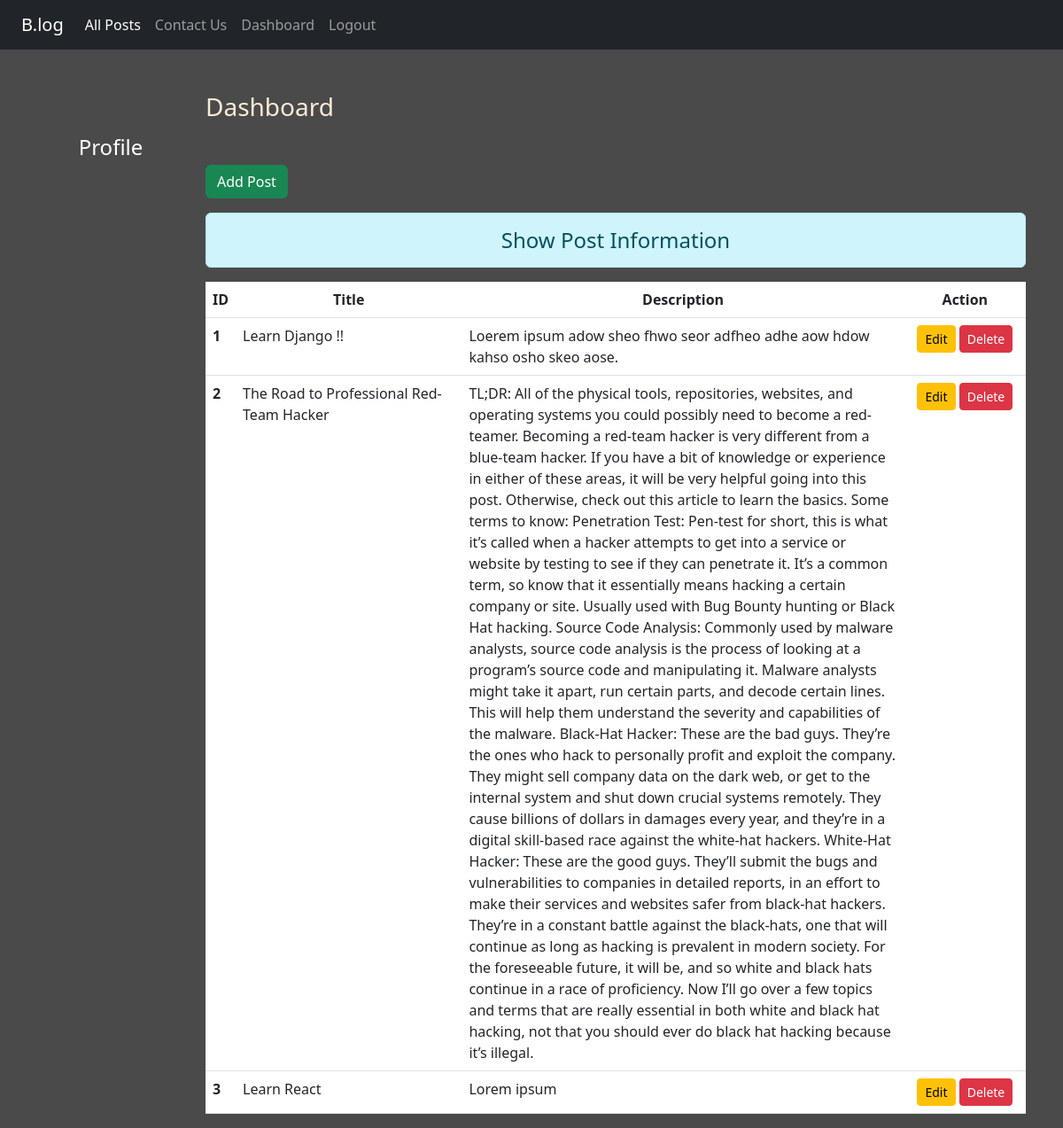
Page /dashboard/ (signed in) on the earlier database version.
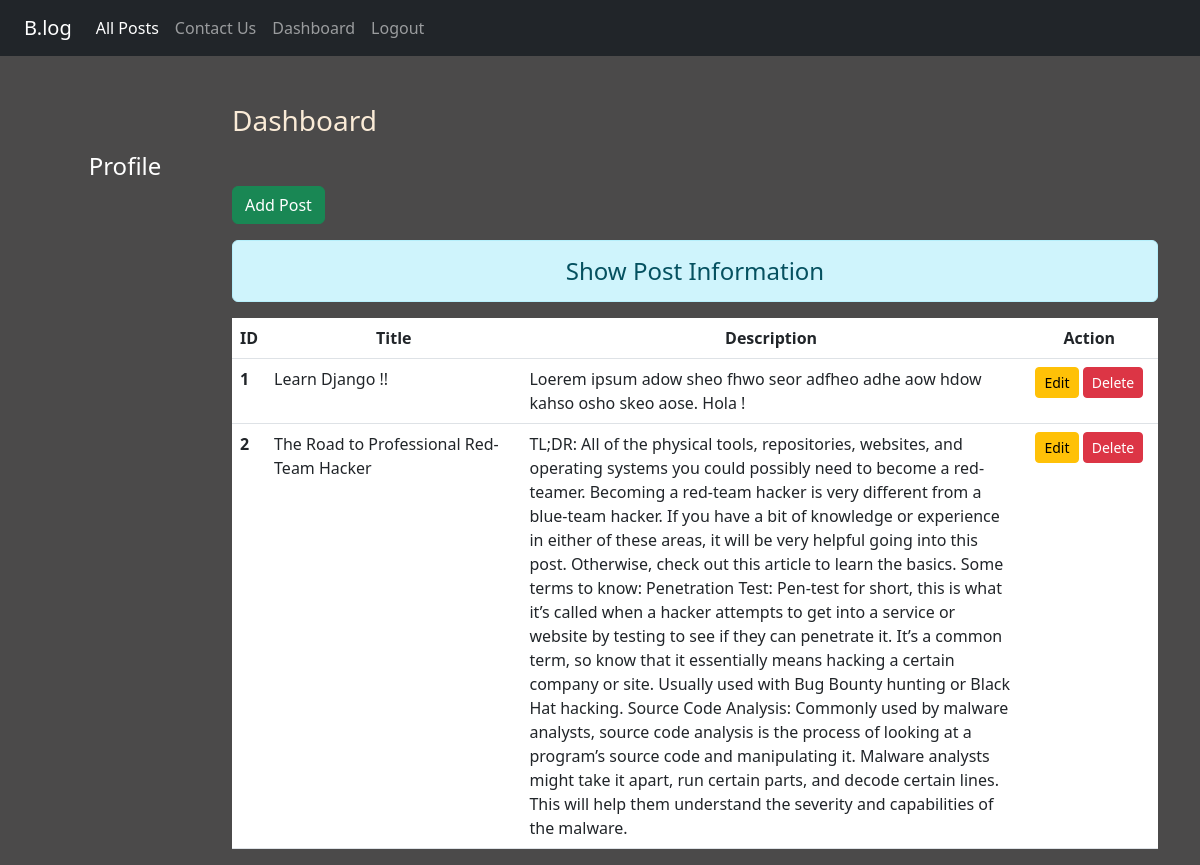
Same page on the later database version.
### blog/models.py (models this page shows)
class Post(models.Model):
    title = models.CharField(max_length=150)
    desc = models.TextField()

### blog/views.py (the view)
# urls.py: path('dashboard/', views.dashboard, name='dashboard'),
def dashboard(request):
    if request.user.is_authenticated:
        posts = Post.objects.all()
        user = request.user
        full_name = user.get_full_name()
        gps = user.groups.all()
        return render(request, 'blog/dashboard.html', {'posts':posts, 'full_name':full_name, 'groups':gps})
    else:
        return HttpResponseRedirect('/login/')

### blog/templates/blog/dashboard.html (shortened to what this page needs)
{% extends 'blog/base.html' %}
{% load static %}
{% block side %}
<div class="col-sm-2 text-white my-5 text-center">
    <h4 class="my-5">Profile</h4>
</div>
{% endblock side %}
{% block content %}
<div class="col-sm-10">
    <h3 class="my-5">Dashboard</h3>
    <a href="{% url 'addpost' %}" class="btn btn-success">Add Post</a>
    <h4 class="text-center alert alert-info mt-3">Show Post Information</h4>
    {% if posts %}
        <table class="table table-hover bg-white">
            <thread>
                <tr class="text-center">
                    <th scope="col" style="width:2%">ID</th>
                    <th scope="col" style="width:28%">Title</th>
                    <th scope="col" style="width:55%">Description</th>
                    <th scope="col" style="width:15%">Action</th>
                </tr>
            </thread>
            <tbody>
                {% for post in posts %}
                    <tr>
                        <th scope="row">{{post.id}}</th>
                        <td>{{post.title}}</td>
                        <td>{{post.desc}}</td>
                        <td class="text-center">
                            <a href="{% url 'updatepost' post.id %}" class="btn btn-warning btn-sm">Edit</a>
                            {% if perms.blog.delete_post %}
                                <form action="{% url 'deletepost' post.id %}" method="post" class="d-inline">
                                    <input type="submit" class="btn btn-danger btn-sm" value="Delete">
                                </form>
                            {% endif %}
                        </td>
                    </tr>
                {% endfor %}
            </tbody>
        </table>
    {% else %}
        <h4 class="text-center alert alert-warning">You did not created any post yet.</h4>
    {% endif %}
</div>
{% endblock content %}

Differences in the rows shown:
removed Post: id "3", title "Learn React", desc "Lorem ipsum"
changed Post "Learn Django !!": desc "Loerem ipsum adow sheo fhwo seor adfheo adhe aow hdow kahso osho skeo aose." → "Loerem ipsum adow sheo fhwo seor adfheo adhe aow hdow kahso osho skeo aose. Hola !"
changed Post "The Road to Professional Red-Team Hacker": desc "…capabilities of the malware. Black-Hat Hacker: These are the bad guys. They’re the ones who hack to personally profit and exploit the company. They might sell company data on the dark web, or get to the internal system and shut down crucial systems remotely. They cause billions of dollars in damages every year, and they’re in a digital skill-based race against the white-hat hackers. White-Hat Hacker: These are the good guys. They’ll submit the bugs and vulnerabilities to companies in detailed reports, in an effort to make their services and websites safer from black-hat hackers. They’re in a constant battle against the black-hats, one that will continue as long as hacking is prevalent in…" → "…capabilities of the malware."
